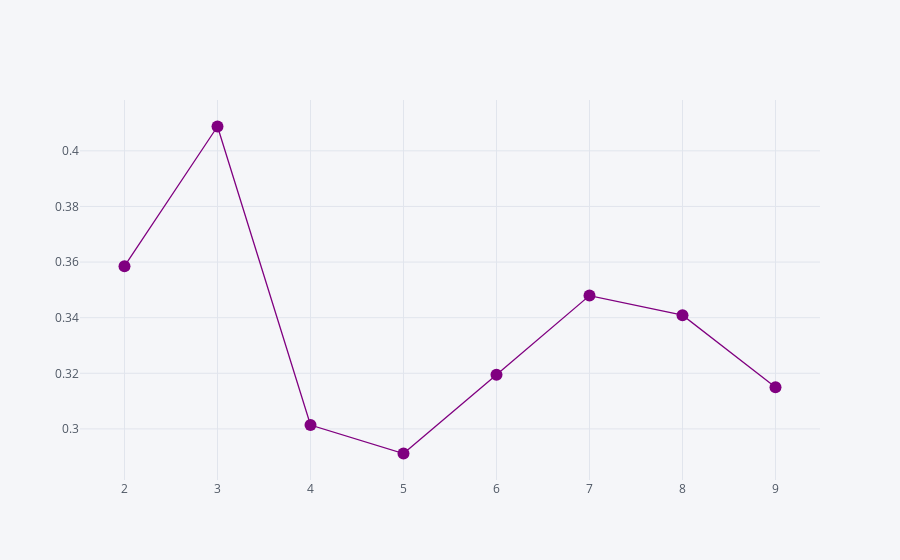

Notebook source saved alongside this figure:
### Markdown cell above
### Modelos Gaussianos Mixtos

### Code cell
sil = pd.DataFrame(map(lambda k:(k,silhouette_score(Xs,
                                              GaussianMixture(n_components=k,max_iter=1000).fit_predict(Xs))),
                 range(2,10)),columns=['k','sil']).set_index('k')
sil.iplot(kind='line',mode='lines+markers',color='purple')

### Figure 1 — Plotly figure (JSON) as saved in the notebook; plotly's stock layout.template omitted (floating-point values rounded to 4 significant figures)
{"data": [{"line": {"color": "rgba(128, 0, 128, 1.0)", "dash": "solid", "shape": "linear", "width": 1.3}, "marker": {"size": 12, "symbol": "circle"}, "mode": "lines+markers", "name": "sil", "text": "", "type": "scatter", "x": [2, 3, 4, 5, 6, 7, 8, 9], "y": [0.3585, 0.4088, 0.3014, 0.2912, 0.3195, 0.3479, 0.3409, 0.315]}], "layout": {"legend": {"bgcolor": "#F5F6F9", "font": {"color": "#4D5663"}}, "paper_bgcolor": "#F5F6F9", "plot_bgcolor": "#F5F6F9", "title": {"font": {"color": "#4D5663"}}, "xaxis": {"gridcolor": "#E1E5ED", "showgrid": true, "tickfont": {"color": "#4D5663"}, "title": {"font": {"color": "#4D5663"}, "text": ""}, "zerolinecolor": "#E1E5ED"}, "yaxis": {"gridcolor": "#E1E5ED", "showgrid": true, "tickfont": {"color": "#4D5663"}, "title": {"font": {"color": "#4D5663"}, "text": ""}, "zerolinecolor": "#E1E5ED"}}}
